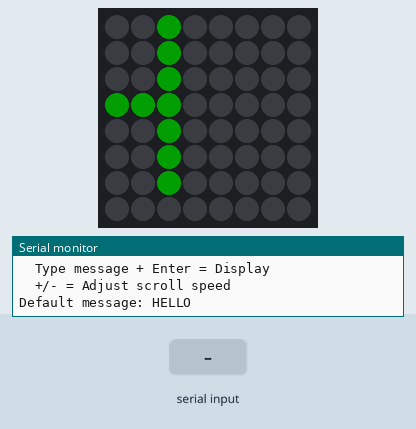
This sketch was run on a simulated Arduino Uno, built with avr-gcc and run on an emulated ATmega328P. On the bench: 8×8 RGB LED matrix (first LED top left, wired row by row), the last lines printed to the serial monitor. The test bench sets the inputs (shaded band). Dim RGB values are drawn brighter than linear.

Above: at 1.25 s.
1.3 s: "1\n" received over Serial
At 1.35 s:
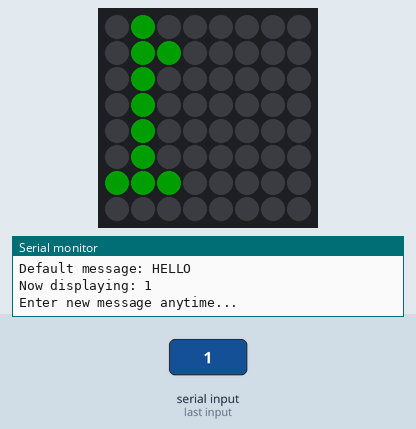
3.1 s: byte 43 ('+') received over Serial
At 3.26 s:
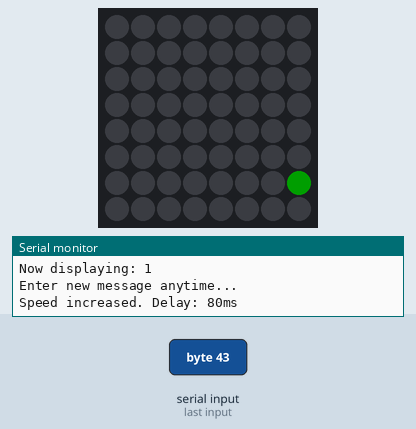

The sketch:

Scrolling_Text.ino
```cpp
/*
 * Scrolling Text Display for 8x8 NeoPixel Matrix
 *
 * This sketch displays scrolling text messages on an 8x8 WS2812B LED matrix.
 * Users can enter custom messages via Serial Monitor, and the text will
 * scroll continuously from right to left.
 *
 * Hardware Setup:
 * - 8x8 NeoPixel Matrix (64 LEDs) connected to pin 6
 * - Arduino Uno R4 WiFi (or compatible board)
 *
 * Usage:
 * 1. Upload sketch to Arduino
 * 2. Open Serial Monitor at 115200 baud
 * 3. Type your message and press Enter
 * 4. Watch it scroll across the matrix!
 */

#include <Adafruit_NeoPixel.h>

// Hardware configuration
#define PIN 6           // Data pin connected to NeoPixel DIN
#define NUMPIXELS 64    // 8x8 matrix = 64 LEDs
#define MATRIX_WIDTH 8
#define MATRIX_HEIGHT 8

// Create NeoPixel object
Adafruit_NeoPixel matrix(NUMPIXELS, PIN, NEO_GRB + NEO_KHZ800);

// Scrolling parameters
int scrollSpeed = 100;        // Milliseconds between scroll steps (lower = faster)
unsigned long lastScrollTime = 0;
int scrollPosition = MATRIX_WIDTH;  // Start from right edge

// Message buffer
String currentMessage = " OLLEH";  // Default message reversed for R-to-L scroll
String inputBuffer = "";           // Buffer for incoming serial data

// Text color (can be changed)
uint32_t textColor;
uint32_t backgroundColor;

// 5x8 Font definition - each character is 5 columns wide, 8 rows tall
// Stored as 5 bytes per character, each byte represents one column (LSB = top row)
const uint8_t font5x8[][5] PROGMEM = {
  {0x00, 0x00, 0x00, 0x00, 0x00}, // Space (32)
  {0x00, 0x00, 0x5F, 0x00, 0x00}, // ! (33)
  {0x00, 0x07, 0x00, 0x07, 0x00}, // " (34)
  {0x14, 0x7F, 0x14, 0x7F, 0x14}, // # (35)
  {0x24, 0x2A, 0x7F, 0x2A, 0x12}, // $ (36)
  {0x23, 0x13, 0x08, 0x64, 0x62}, // % (37)
  {0x36, 0x49, 0x55, 0x22, 0x50}, // & (38)
  {0x00, 0x05, 0x03, 0x00, 0x00}, // ' (39)
  {0x00, 0x1C, 0x22, 0x41, 0x00}, // ( (40)
  {0x00, 0x41, 0x22, 0x1C, 0x00}, // ) (41)
  {0x08, 0x2A, 0x1C, 0x2A, 0x08}, // * (42)
  {0x08, 0x08, 0x3E, 0x08, 0x08}, // + (43)
  {0x00, 0x50, 0x30, 0x00, 0x00}, // , (44)
  {0x08, 0x08, 0x08, 0x08, 0x08}, // - (45)
  {0x00, 0x60, 0x60, 0x00, 0x00}, // . (46)
  {0x20, 0x10, 0x08, 0x04, 0x02}, // / (47)
  {0x3E, 0x51, 0x49, 0x45, 0x3E}, // 0 (48)
  {0x00, 0x42, 0x7F, 0x40, 0x00}, // 1 (49)
  {0x42, 0x61, 0x51, 0x49, 0x46}, // 2 (50)
  {0x21, 0x41, 0x45, 0x4B, 0x31}, // 3 (51)
  {0x18, 0x14, 0x12, 0x7F, 0x10}, // 4 (52)
  {0x27, 0x45, 0x45, 0x45, 0x39}, // 5 (53)
  {0x3C, 0x4A, 0x49, 0x49, 0x30}, // 6 (54)
  {0x01, 0x71, 0x09, 0x05, 0x03}, // 7 (55)
  {0x36, 0x49, 0x49, 0x49, 0x36}, // 8 (56)
  {0x06, 0x49, 0x49, 0x29, 0x1E}, // 9 (57)
  {0x00, 0x36, 0x36, 0x00, 0x00}, // : (58)
  {0x00, 0x56, 0x36, 0x00, 0x00}, // ; (59)
  {0x00, 0x08, 0x14, 0x22, 0x41}, // < (60)
  {0x14, 0x14, 0x14, 0x14, 0x14}, // = (61)
  {0x41, 0x22, 0x14, 0x08, 0x00}, // > (62)
  {0x02, 0x01, 0x51, 0x09, 0x06}, // ? (63)
  {0x32, 0x49, 0x79, 0x41, 0x3E}, // @ (64)
  {0x7E, 0x11, 0x11, 0x11, 0x7E}, // A (65)
  {0x7F, 0x49, 0x49, 0x49, 0x36}, // B (66)
  {0x3E, 0x41, 0x41, 0x41, 0x22}, // C (67)
  {0x7F, 0x41, 0x41, 0x22, 0x1C}, // D (68)
  {0x7F, 0x49, 0x49, 0x49, 0x41}, // E (69)
  {0x7F, 0x09, 0x09, 0x01, 0x01}, // F (70)
  {0x3E, 0x41, 0x41, 0x51, 0x32}, // G (71)
  {0x7F, 0x08, 0x08, 0x08, 0x7F}, // H (72)
  {0x00, 0x41, 0x7F, 0x41, 0x00}, // I (73)
  {0x20, 0x40, 0x41, 0x3F, 0x01}, // J (74)
  {0x7F, 0x08, 0x14, 0x22, 0x41}, // K (75)
  {0x7F, 0x40, 0x40, 0x40, 0x40}, // L (76)
  {0x7F, 0x02, 0x04, 0x02, 0x7F}, // M (77)
  {0x7F, 0x04, 0x08, 0x10, 0x7F}, // N (78)
  {0x3E, 0x41, 0x41, 0x41, 0x3E}, // O (79)
  {0x7F, 0x09, 0x09, 0x09, 0x06}, // P (80)
  {0x3E, 0x41, 0x51, 0x21, 0x5E}, // Q (81)
  {0x7F, 0x09, 0x19, 0x29, 0x46}, // R (82)
  {0x46, 0x49, 0x49, 0x49, 0x31}, // S (83)
  {0x01, 0x01, 0x7F, 0x01, 0x01}, // T (84)
  {0x3F, 0x40, 0x40, 0x40, 0x3F}, // U (85)
  {0x1F, 0x20, 0x40, 0x20, 0x1F}, // V (86)
  {0x7F, 0x20, 0x18, 0x20, 0x7F}, // W (87)
  {0x63, 0x14, 0x08, 0x14, 0x63}, // X (88)
  {0x03, 0x04, 0x78, 0x04, 0x03}, // Y (89)
  {0x61, 0x51, 0x49, 0x45, 0x43}, // Z (90)
  {0x00, 0x00, 0x7F, 0x41, 0x41}, // [ (91)
  {0x02, 0x04, 0x08, 0x10, 0x20}, // backslash (92)
  {0x41, 0x41, 0x7F, 0x00, 0x00}, // ] (93)
  {0x04, 0x02, 0x01, 0x02, 0x04}, // ^ (94)
  {0x40, 0x40, 0x40, 0x40, 0x40}, // _ (95)
  {0x00, 0x01, 0x02, 0x04, 0x00}, // ` (96)
  {0x20, 0x54, 0x54, 0x54, 0x78}, // a (97)
  {0x7F, 0x48, 0x44, 0x44, 0x38}, // b (98)
  {0x38, 0x44, 0x44, 0x44, 0x20}, // c (99)
  {0x38, 0x44, 0x44, 0x48, 0x7F}, // d (100)
  {0x38, 0x54, 0x54, 0x54, 0x18}, // e (101)
  {0x08, 0x7E, 0x09, 0x01, 0x02}, // f (102)
  {0x08, 0x14, 0x54, 0x54, 0x3C}, // g (103)
  {0x7F, 0x08, 0x04, 0x04, 0x78}, // h (104)
  {0x00, 0x44, 0x7D, 0x40, 0x00}, // i (105)
  {0x20, 0x40, 0x44, 0x3D, 0x00}, // j (106)
  {0x00, 0x7F, 0x10, 0x28, 0x44}, // k (107)
  {0x00, 0x41, 0x7F, 0x40, 0x00}, // l (108)
  {0x7C, 0x04, 0x18, 0x04, 0x78}, // m (109)
  {0x7C, 0x08, 0x04, 0x04, 0x78}, // n (110)
  {0x38, 0x44, 0x44, 0x44, 0x38}, // o (111)
  {0x7C, 0x14, 0x14, 0x14, 0x08}, // p (112)
  {0x08, 0x14, 0x14, 0x18, 0x7C}, // q (113)
  {0x7C, 0x08, 0x04, 0x04, 0x08}, // r (114)
  {0x48, 0x54, 0x54, 0x54, 0x20}, // s (115)
  {0x04, 0x3F, 0x44, 0x40, 0x20}, // t (116)
  {0x3C, 0x40, 0x40, 0x20, 0x7C}, // u (117)
  {0x1C, 0x20, 0x40, 0x20, 0x1C}, // v (118)
  {0x3C, 0x40, 0x30, 0x40, 0x3C}, // w (119)
  {0x44, 0x28, 0x10, 0x28, 0x44}, // x (120)
  {0x0C, 0x50, 0x50, 0x50, 0x3C}, // y (121)
  {0x44, 0x64, 0x54, 0x4C, 0x44}, // z (122)
  {0x00, 0x08, 0x36, 0x41, 0x00}, // { (123)
  {0x00, 0x00, 0x7F, 0x00, 0x00}, // | (124)
  {0x00, 0x41, 0x36, 0x08, 0x00}, // } (125)
  {0x08, 0x08, 0x2A, 0x1C, 0x08}, // -> (126)
};

#define CHAR_WIDTH 5      // Each character is 5 pixels wide
#define CHAR_SPACING 1    // 1 pixel gap between characters

// Calculate total width of message in pixels
int getMessageWidth() {
  return currentMessage.length() * (CHAR_WIDTH + CHAR_SPACING);
}

// Convert (row, col) to linear pixel index for zigzag wiring
int getPixelIndex(int row, int col) {
  // Boundary check
  if (row < 0 || row >= MATRIX_HEIGHT || col < 0 || col >= MATRIX_WIDTH) {
    return -1;
  }

  // Zigzag pattern: even rows go left-to-right, odd rows go right-to-left
  if (row % 2 == 0) {
    return row * MATRIX_WIDTH + col;
  } else {
    return row * MATRIX_WIDTH + (MATRIX_WIDTH - 1 - col);
  }
}

// Get a column of pixel data for a character at a specific column offset
uint8_t getCharColumn(char c, int col) {
  // Handle characters outside our font range
  if (c < 32 || c > 126) {
    c = ' ';  // Replace with space
  }

  // Get font index (font starts at ASCII 32)
  int fontIndex = c - 32;

  // Return the column data from PROGMEM
  // Reverse column order to fix horizontal mirroring
  if (col >= 0 && col < CHAR_WIDTH) {
    return pgm_read_byte(&font5x8[fontIndex][CHAR_WIDTH - 1 - col]);
  }
  return 0;  // Return empty for spacing
}

// Get pixel state at a specific position in the scrolling message
bool getPixelFromMessage(int x, int row) {
  // Calculate which character and which column within that character
  int charWidth = CHAR_WIDTH + CHAR_SPACING;
  int charIndex = x / charWidth;
  int columnInChar = x % charWidth;

  // Handle wrapping for continuous scroll
  int messageLen = currentMessage.length();
  if (messageLen == 0) return false;

  charIndex = charIndex % messageLen;
  if (charIndex < 0) charIndex += messageLen;

  // If we're in the spacing area, return false
  if (columnInChar >= CHAR_WIDTH) {
    return false;
  }

  // Get the character
  char c = currentMessage.charAt(charIndex);

  // Get column data for this character
  uint8_t columnData = getCharColumn(c, columnInChar);

  // Check if the specific row bit is set
  return (columnData >> row) & 0x01;
}

// Draw the current frame of scrolling text
void drawFrame() {
  matrix.clear();

  int messageWidth = getMessageWidth();
  if (messageWidth == 0) return;

  // Draw each pixel on the matrix
  for (int col = 0; col < MATRIX_WIDTH; col++) {
    // Calculate which position in the message this column represents
    // Add messageWidth to handle negative scroll positions
    int messageX = ((scrollPosition + col) % messageWidth + messageWidth) % messageWidth;

    for (int row = 0; row < MATRIX_HEIGHT; row++) {
      int pixelIndex = getPixelIndex(row, col);
      if (pixelIndex >= 0) {
        if (getPixelFromMessage(messageX, row)) {
          matrix.setPixelColor(pixelIndex, textColor);
        } else {
          matrix.setPixelColor(pixelIndex, backgroundColor);
        }
      }
    }
  }

  matrix.show();
}

// Handle incoming serial data
void handleSerialInput() {
  while (Serial.available()) {
    char c = Serial.read();

    // Check for end of line
    if (c == '\n' || c == '\r') {
      if (inputBuffer.length() > 0) {
        // Convert to uppercase for better visibility on small matrix
        inputBuffer.toUpperCase();

        // Reverse the string for right-to-left scrolling
        String reversed = " ";  // Start with space for gap
        for (int i = inputBuffer.length() - 1; i >= 0; i--) {
          reversed += inputBuffer.charAt(i);
        }
        currentMessage = reversed;

        // Reset scroll position to start from right edge
        scrollPosition = MATRIX_WIDTH;

        Serial.print("Now displaying: ");
        Serial.println(inputBuffer);  // Show original message, not reversed
        Serial.println("Enter new message anytime...");

        inputBuffer = "";
      }
    } else {
      // Add character to buffer
      inputBuffer += c;
    }
  }
}

void setup() {
  // Initialize Serial communication
  Serial.begin(115200);
  while (!Serial) {
    ; // Wait for serial port to connect (needed for some boards)
  }

  // Initialize the NeoPixel matrix
  matrix.begin();
  matrix.setBrightness(30);  // Low brightness for USB power
  matrix.clear();
  matrix.show();

  // Set colors after matrix.begin()
  textColor = matrix.Color(0, 255, 0);      // Green text
  backgroundColor = matrix.Color(0, 0, 0);   // Black background

  // Print welcome message
  Serial.println("================================");
  Serial.println("  NeoPixel Scrolling Text");
  Serial.println("================================");
  Serial.println();
  Serial.println("Type a message and press Enter");
  Serial.println("to display it on the LED matrix.");
  Serial.println();
  Serial.println("Commands:");
  Serial.println("  Type message + Enter = Display");
  Serial.println("  +/- = Adjust scroll speed");
  Serial.println();
  Serial.println("Default message: HELLO");
  Serial.println();
}

void loop() {
  // Handle serial input
  handleSerialInput();

  // Check for speed adjustment commands
  if (Serial.available()) {
    char c = Serial.peek();
    if (c == '+') {
      Serial.read();
      scrollSpeed = max(20, scrollSpeed - 20);
      Serial.print("Speed increased. Delay: ");
      Serial.print(scrollSpeed);
      Serial.println("ms");
    } else if (c == '-') {
      Serial.read();
      scrollSpeed = min(500, scrollSpeed + 20);
      Serial.print("Speed decreased. Delay: ");
      Serial.print(scrollSpeed);
      Serial.println("ms");
    }
  }

  // Update scroll position at regular intervals (non-blocking)
  if (millis() - lastScrollTime >= scrollSpeed) {
    lastScrollTime = millis();

    // Move scroll position (decrement for right-to-left scrolling)
    scrollPosition--;

    // Wrap around when we've scrolled the entire message
    int messageWidth = getMessageWidth();
    if (scrollPosition < -messageWidth) {
      scrollPosition = 0;
    }

    // Draw the current frame
    drawFrame();
  }
}
```
